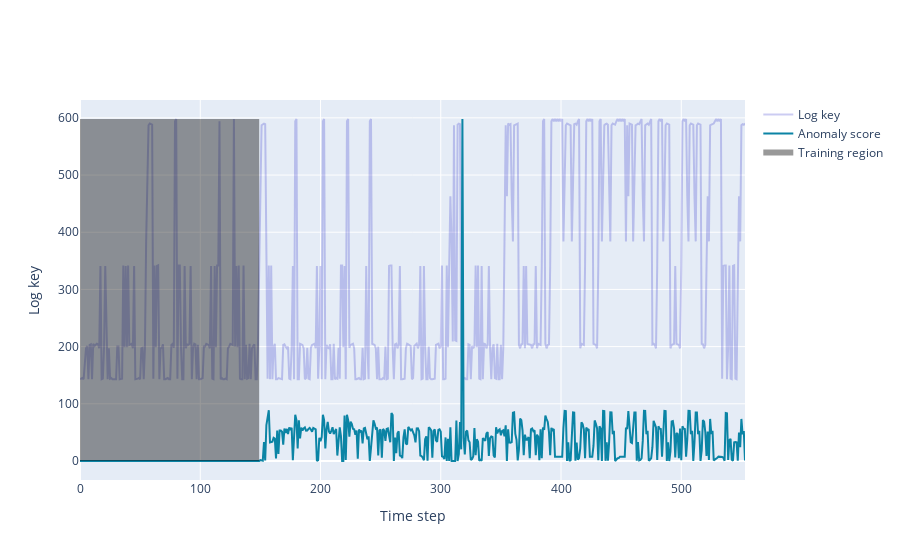

The code cell stored with this chart in its notebook:
### Code cell
benign_df = pd.read_csv("./test_data/benign2.csv", header=0)
test_vmft_lad(benign_df)

### Figure 1 — Plotly figure (JSON) as saved in the notebook; plotly's stock layout.template omitted (floating-point values rounded to 4 significant figures; data arrays with more than 128 entries replaced by an {"elided": "..."} marker saying what was removed)
{"data": [{"line": {"color": "rgba(0,0,190, 0.2)"}, "name": "Log key", "type": "scatter", "y": {"elided": "554 int values"}}, {"line": {"color": "rgb(11, 132, 165)"}, "name": "Anomaly score", "type": "scatter", "y": {"elided": "554 float values"}}, {"fill": "tozeroy", "fillcolor": "rgba(0, 0, 0, 0.4)", "line": {"color": "rgba(0, 0, 0, 0.4)"}, "mode": "none", "name": "Training region", "type": "scatter", "x": {"elided": "151 int values"}, "y": {"elided": "150 int values"}}], "layout": {"xaxis": {"title": {"text": "Time step"}}, "yaxis": {"title": {"text": "Log key"}}}}
